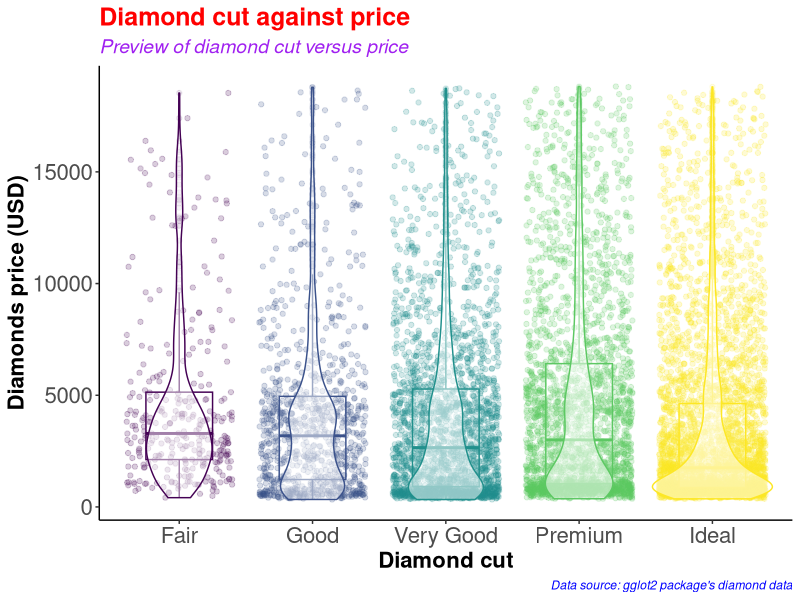

Recreate this plot in R. (Note: this script raises an error after producing the figure.)
#########################################
# Name: Wyclife Agumba Oluoch           #   
# E-mail: wyclifeoluoch@gmail.com       #
# GitHub: https://github.com/Wycology   #
# Task: Boxplot and violin plots in one #
# Date: 4th Jan 2021                    #
# Last edited: 22nd July 2021           #
#########################################

# Loading the necessary libraries for the project

base::library(tidyverse) # This is for data wrangling and plotting.
base::library(RColorBrewer) # This is for generating color pallets for the plots.

diamonds_df <- diamonds # Saving the diamonds data-set to a new object in R.

utils::head(diamonds) # Checking the variables in the data-set for subsequent analyses
base::nrow(diamonds) # Checking for the number of rows in the data. 53940 observations
base::ncol(diamonds) # Checking the number of variables in the data-set. 10 variables

diamonds_df %>% # Picking the diamonds data, and then
  dplyr::slice_sample(n = 0.2*(nrow(diamonds))) %>% # Picking a portion of the data-set
  ggplot2::ggplot(ggplot2::aes(x = cut, y = price, color = cut)) + # Adding the mapping variables
  ggplot2::geom_point(position = "jitter", alpha = 0.2) + # Adding jitter and alpha
  ggplot2::geom_boxplot(alpha = 0.1, width = 0.5) + # Modifying dimensions of the boxplot 
  ggplot2::geom_violin(alpha = 0.5) + # Adding violin plot on top of the box and jitter
  ggplot2::theme_classic() + # Adding my preferred theme for publication.
  ggplot2::theme(legend.position = "none") + # Removing the legend; it is on the x-axis
  ggplot2::labs(x = "Diamond cut", # Labels the x-axis.
       y = "Diamonds price (USD)", # Labeling the y-axis
       title = "Diamond cut against price", # Setting tibble of the plot
       subtitle = "Preview of diamond cut versus price", # Descriptive title beneath TITLE
       caption = "Data source: gglot2 package's diamond data") +
  ggplot2::theme(axis.text = ggplot2::element_text(size=16), # Size of labels on tick-marks
        axis.title = ggplot2::element_text(size=16,face="bold")) + # Size of axis labels
  ggplot2::theme(plot.title = ggplot2::element_text(color = 'red', size = 18, face = 'bold'),
        plot.subtitle = ggplot2::element_text(color = 'purple', size = 14, face = 'italic'),
        plot.caption = ggplot2::element_text(color = 'blue', face = 'italic'))

diamonds %>% # Picking the diamonds data, and then
  dplyr::filter(cut == 'Very Good') %>% # Picking the very good cut 
  utils::nrow() # counting the number of rows with very good cut

diamonds %>% 
  select(cut) %>% 
  table() %>% 
  barplot(col = c('green', 'red', 'blue', 'yellow', 'purple'))

# Instead of specifying the colors, we can simply use the color brewer panel 

diamonds %>% 
  select(cut) %>% 
  table() %>% 
  barplot(col = brewer.pal(n = 5, name = "RdBu"))
# To display more brewer colors options to use, run the following function:

display.brewer.all()

# Can also use rainbow colors

diamonds %>% 
  select(cut) %>% 
  table() %>% 
  barplot(col = rainbow(5))

# Can also use heat.colors
diamonds %>% 
  select(cut) %>% 
  table() %>% 
  barplot(col = heat.colors(5))

# Can also use topographic colors

diamonds %>% 
  select(cut) %>% 
  table() %>% 
  barplot(col = topo.colors(5))

# Can also use terrain colors for the plot
diamonds %>% 
  select(cut) %>% 
  table() %>% 
  barplot(col = terrain.colors(5))

# Can also use cm.colors
diamonds %>% 
  select(cut) %>% 
  table() %>% 
  barplot(col = cm.colors(5)) 

# That is awesome. Good for the day.
